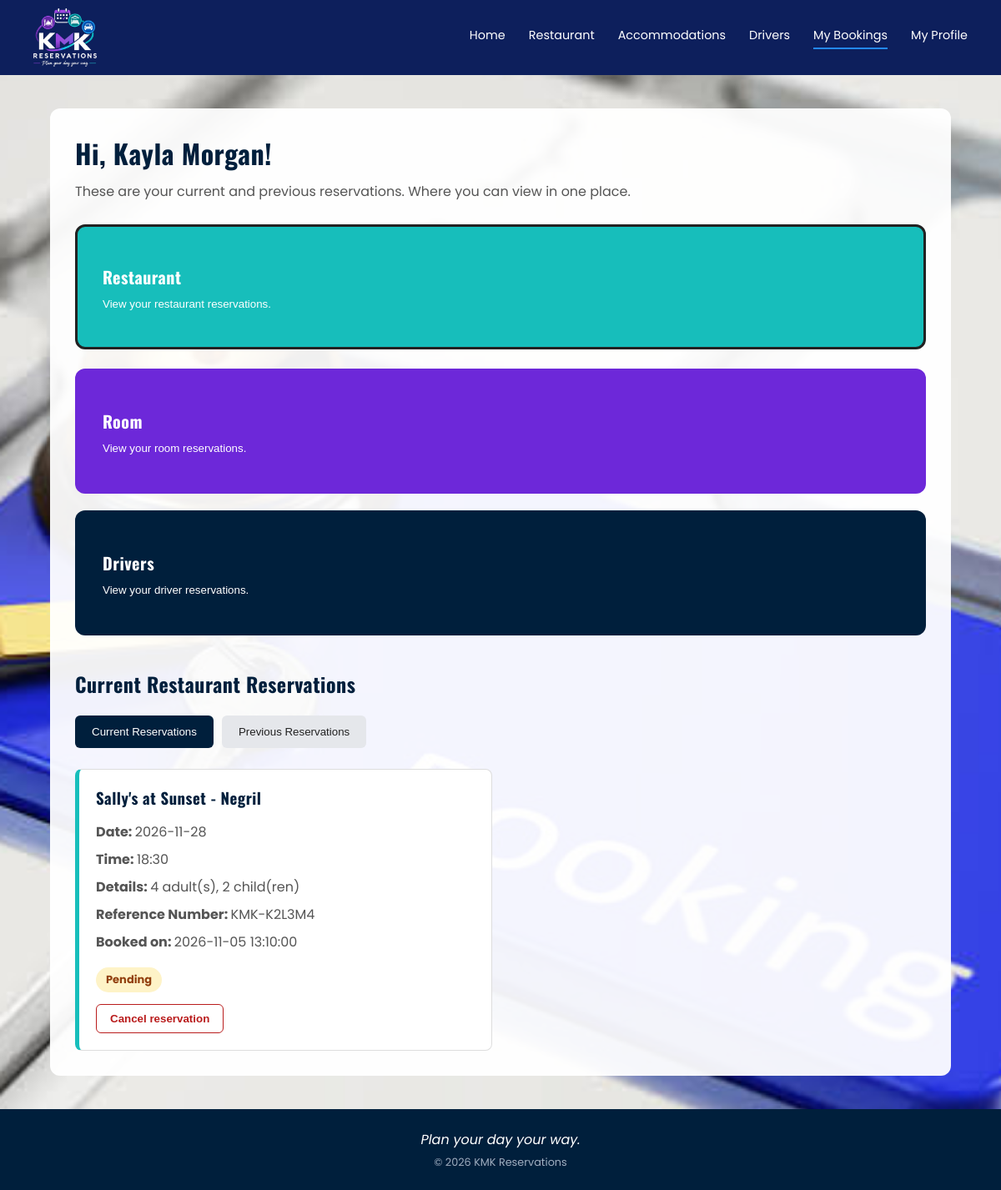
Screenshot of /MyBookings/KMKReservations_MyBookings.php (signed in) with the database file from the repository.
### tables this page shows
CREATE TABLE bookings (
    booking_id    INT AUTO_INCREMENT PRIMARY KEY,
    reference     VARCHAR(12) NOT NULL UNIQUE,
    user_id       INT NOT NULL,
    service_id    INT NOT NULL,
    booking_date  DATE NOT NULL,                 
    booking_time  TIME NULL,                     
    end_date      DATE NULL,                     
    end_time      TIME NULL,                     
    adults        INT NOT NULL DEFAULT 1,
    children      INT NOT NULL DEFAULT 0,
    rooms         INT NULL,                      
    from_place    VARCHAR(100) NULL,             
    to_place      VARCHAR(100) NULL,             
    trip_type     ENUM('single', 'return') NULL, 
    status        ENUM('Pending', 'Confirmed', 'Cancelled') NOT NULL DEFAULT 'Pending',
    created_at    DATETIME NOT NULL DEFAULT CURRENT_TIMESTAMP,    

    FOREIGN KEY (user_id)    REFERENCES users(user_id),
    FOREIGN KEY (service_id) REFERENCES services(service_id)
);

### Shared/KMKReservations_Functions.php (called while the page is built, shortened)
<?php
    function runQuery($conn, $sql, $types = "", $values = []) {
        $stmt = mysqli_prepare($conn, $sql);
        if ($types !== "") {
            mysqli_stmt_bind_param($stmt, $types, ...$values);
        }
        if (!mysqli_stmt_execute($stmt)) {
            error_log("Query failed: " . mysqli_stmt_error($stmt));
            return false;
        }
        return $stmt;
    }
    function getAllRows($conn, $sql, $types = "", $values = []) {
        $stmt = runQuery($conn, $sql, $types, $values);
        return mysqli_fetch_all(mysqli_stmt_get_result($stmt), MYSQLI_ASSOC);
    }
    function bookingPeriod($booking) {
        $lastDay = $booking['end_date'] ?? $booking['booking_date'];
        return $lastDay >= date('Y-m-d') ? 'current' : 'previous';
    }
    function bookingDetails($booking) {
        $people = $booking['adults'] . ' adult(s), ' . $booking['children'] . ' child(ren)';
        if ($booking['service_type'] === 'room') {
            return 'Check-out ' . $booking['end_date'] . ', ' . $booking['rooms'] . ' room(s), ' . $people;
        }
        if ($booking['service_type'] === 'driver') {
            $text = $booking['from_place'] . ' to ' . $booking['to_place'] . ', ' . ucfirst($booking['trip_type']) . ' trip';
            return $text . ', ' . $people;
        }
        return $people;
    }
?>

### MyBookings/KMKReservations_MyBookings.php (the view, shortened to what this page needs)
<?php
    $isLoggedIn = isset($_SESSION['user_id']);
    require_once '../Database/DB.php';
    require_once '../Shared/KMKReservations_Functions.php';
    $userName = $_SESSION['user_name'] ?? 'User';
    $reservations =
    ["restaurant" => [],
    "room" => [],
    "driver" => []
    ];
    if ($isLoggedIn) {
        $rows = getAllRows($conn,
            "SELECT b.*, s.service_type, s.name AS service_name, s.location
             FROM bookings b
             JOIN services s ON b.service_id = s.service_id
             WHERE b.user_id = ?
             ORDER BY b.booking_date, b.booking_time",
            "i", [$_SESSION['user_id']]);
        foreach ($rows as $row) {
            $reservations[$row['service_type']][] = [
                'id'        => $row['booking_id'],
                'name'      => $row['service_name'] . ' - ' . $row['location'],
                'date'      => $row['booking_date'],
                'time'      => $row['booking_time'] ? substr($row['booking_time'], 0, 5) : 'Check-in day',
                'details'   => bookingDetails($row),
                'reference' => $row['reference'],
                'made_on'   => $row['created_at'],
                'booking_status' => $row['status'],
                'status'    => $row['status'] === 'Cancelled' ? 'previous' : bookingPeriod($row)
            ];
        }
    }
?>
<!DOCTYPE html>
<html lang = "en">
<head>
    <link rel = "stylesheet" href = "KMKReservations_MyBookings.css">
</head>
    <body>
        <header class="site-nav">
            <a href="../Home/KMKReservations_Home.php" class="nav-brand">
                <img src="../KMKReservations_Logo.png" alt="KMK Reservations logo">
            </a>
            <nav class="nav-links">
                <a href="../Home/KMKReservations_Home.php">Home</a>
                <a href="../Restaurants/KMKReservations_Restaurants.php">Restaurant</a>
                <a href="../Accomodations/KMKReservations_Accomodations.php">Accommodations</a>
                <a href="../Drivers/KMKReservations_Drivers.php">Drivers</a>
                <a class="active" href="../MyBookings/KMKReservations_MyBookings.php">My Bookings</a>
                <a href="../MyProfile/KMKReservations_MyProfile.php">My Profile</a>
            </nav>
        </header>
        <main class = "container">
            <section class = "welcome">
                <h1> Hi, <?php echo htmlspecialchars($userName); ?>! </h1>
                <p>
                    These are your current and previous reservations.
                    Where you can view in one place.
                </p>
            </section>
            <section class = "service-sections">
                <button class = "service-card restaurant active" data-service = "restaurant">
                    <h2> Restaurant </h2>
                    <p> View your restaurant reservations.</p>
                </button>
                <button class = "service-card room" data-service = "room">
                    <h2> Room </h2>
                    <p> View your room reservations. </p>
                </button>
                <button class = "service-card driver" data-service = "driver">
                    <h2> Drivers </h2>
                    <p> View your driver reservations. </p>
                </button>
            </section>
            <section class = "reservations">
                <h2 id = "reservationTitle">
                </h2>
                <div class = "reservation-tabs">
                    <button class = "tab active" data-status = "current">
                        Current Reservations
                    </button>
                    <button class = "tab" data-status = "previous">
                        Previous Reservations
                    </button>
                </div>
                <div class = "reservation-list">
                    <?php foreach ($reservations as $service => $serviceReservations): ?>
                    <?php foreach ($serviceReservations as $reservation): ?>
                        <div class = "reservation-card"
                        data-service = "<?php echo htmlspecialchars($service); ?>"
                        data-status = "<?php echo htmlspecialchars($reservation['status']); ?>">
                        <h3>
                            <?php echo htmlspecialchars($reservation['name']); ?>
                        </h3>
                        <p>
                            <strong> Date: </strong>
                            <?php echo htmlspecialchars($reservation['date']); ?>
                        </p>
                        <p>
                            <strong> Time: </strong>
                            <?php echo htmlspecialchars($reservation['time']); ?>
                        </p>
                        <p>
                            <strong> Details: </strong>
                            <?php echo htmlspecialchars($reservation['details']); ?>
                        </p>
                        <p>
                            <strong> Reference Number: </strong>
                            <?php echo htmlspecialchars($reservation['reference']); ?>
                        </p>
                        <p>
                            <strong> Booked on: </strong>
                            <?php echo htmlspecialchars($reservation['made_on']); ?>
                        </p>
                        <span class = "status status-<?php echo strtolower($reservation['booking_status']); ?>">
                            <?php echo htmlspecialchars($reservation['booking_status']); ?>
                        </span>
                        <?php if ($reservation['status'] === 'current' && $reservation['booking_status'] !== 'Cancelled'): ?>
                            <form method="post" action="" class="cancel-form"
                                  onsubmit="return confirm('Cancel reservation <?php echo htmlspecialchars($reservation['reference']); ?>?');">
                                <button type="submit" class="cancel-booking-btn">Cancel reservation</button>
                            </form>
                        <?php endif; ?>
                    </div>
                    <?php endforeach; ?>
                    <?php endforeach; ?>
                </div>
            </section>
        </main>
        <footer class="site-footer">
            <p>Plan your day your way.</p>
            <p class="footer-small">&copy; 2026 KMK Reservations</p>
        </footer>
    </body>
</html>

### MyBookings/KMKReservations_MyBookings.css (style rules this page uses)
* { margin: 0; padding: 0; box-sizing: border-box; }
body { font-family: "Poppins", Arial, sans-serif; background-image: url("../MyBookings/Bookings.jpg"); background-size: cover; background-position: center; background-attachment: fixed; color: #222222; min-height: 100vh; }
.site-nav { background: #0D1F5C; display: flex; align-items: center; justify-content: space-between; padding: 10px 40px; position: sticky; top: 0; z-index: 1000; }
.nav-brand img { height: 70px; display: block; }
.nav-links { display: flex; align-items: center; gap: 28px; }
.nav-links a { color: #FFFFFF; text-decoration: none; font-size: 0.9rem; padding-bottom: 4px; border-bottom: 2px solid transparent; }
.nav-links a.active { border-bottom-color: #2388F5; }
h1, h2, h3 { font-family: "Oswald", Arial, sans-serif; letter-spacing: 0.5px; }
.container { width: 90%; max-width: 1100px; margin: 40px auto; padding: 30px; background-color: rgba(255, 255, 255, 0.94); border-radius: 12px; }
.welcome { margin-bottom: 30px; }
.welcome h1 { color: #001F3C; font-size: 32px; margin-bottom: 10px; }
.welcome p { color: #555555; }
.service-sections { display: flex; flex-direction: column; gap: 20px; margin-bottom: 40px; }
.service-card { width: 100%; padding: 30px; min-height: 150px; border: 3px solid transparent; border-radius: 12px; text-align: left; cursor: pointer; color: white; transition: 0.3s; }
.service-card h2 { margin-bottom: 10px; }
.service-card p { color: white; }
.restaurant { background-color: #17BEBB; }
.room { background-color: #6D28D9; }
.driver { background-color: #001F3C; }
.service-card.active { border-color: #222222; transform: translateY(-3px); }
.reservations { margin-top: 20px; }
.reservations h2 { color: #001F3C; margin-bottom: 20px; }
.reservation-tabs { display: flex; gap: 10px; margin-bottom: 25px; flex-wrap: wrap; }
.tab { padding: 12px 20px; border: none; border-radius: 6px; background-color: #E5E7EB; color: #222222; cursor: pointer; }
.tab.active { background-color: #001F3C; color: white; }
.reservation-list { display: grid; grid-template-columns: repeat(2, 1fr); gap: 20px; }
.reservation-card { background-color: white; border: 1px solid #DDDDDD; border-left: 5px solid #17BEBB; border-radius: 8px; padding: 20px; }
.reservation-card h3 { color: #001F3C; margin-bottom: 15px; }
.reservation-card p { margin-bottom: 8px; color: #555555; }
.status { display: inline-block; margin-top: 10px; padding: 5px 12px; border-radius: 15px; background-color: #E0F2F1; color: #00796B; font-size: 13px; font-weight: bold; }
:root { --nav-bg: #001F3C; --nav-text: #FFFFFF; --nav-muted: #A0AEC0; }
.site-footer { background: var(--nav-bg); color: var(--nav-text); text-align: center; padding: 24px 20px; font-style: italic; }
.footer-small { color: var(--nav-muted); font-size: 0.8rem; font-style: normal; margin-top: 6px; }
.status-pending { background-color: #FEF3C7; color: #92400E; }
.cancel-form { margin-top: 14px; }
.cancel-booking-btn { padding: 9px 16px; border: 1px solid #B91C1C; border-radius: 6px; background: #FFFFFF; color: #B91C1C; font-weight: bold; cursor: pointer; }

### rows the page displays
bookings: name "Sally's at Sunset - Negril", booking_date "2026-11-28", time "18:30", details "4 adult(s), 2 child(ren)", reference "KMK-K2L3M4", created_at "2026-11-05 13:10:00", status "Pending"

### other values shown
$userName "Kayla Morgan"
